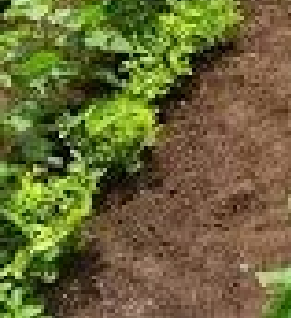
#> input picture Cropped segment.png, 291 x 318 px
$ python Q6_Q7_TotalLeastSquares.py
#> lines starting #> are read from the running program, lines starting #| are printed output that depends on the picture; after the words box and inside, x2 and y2 are one past the last pixel; in counts of white or black regions, pixels touching at a corner belong together
import cv2 as cv, numpy as np, matplotlib.pyplot as plt
e = cv.Canny(cv.imread('Cropped segment.png', 0), 550, 690)
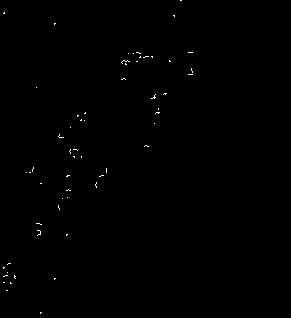
#> e: shape (318, 291); 0.24% white in thin lines or dots, all inside (x1, y1, x2, y2) = (3, 0, 193, 314)
y, x = np.where(e != 0)
#> y = 224 values from 0 to 313; x = 224 values, max 192 at index 18, min 3 at index 3, mean 92.95
xm, ym = np.mean(x), np.mean(y)
#> xm = 92.95; ym = 144.4
_, _, vt = np.linalg.svd(np.column_stack([x - xm, y - ym]), full_matrices=False)
#> vt = [[-0.543, 0.84], [0.84, 0.543]]
m = vt[0][1] / vt[0][0]; b = ym - m * xm; xl = np.array([x.min(), x.max()])
#> after `m = vt[0][1] / vt[0][0]`: m = -1.55
#> after `b = ym - m * xm`: b = 288.2
#> after `xl = np.array([x.min(), x.max()])`: xl = [3, 192]
plt.scatter(x, y, s=2, alpha=0.3); plt.plot(xl, m * xl + b, 'b-', lw=2)
plt.gca().invert_yaxis(); plt.title('Q6-Q7 TLS'); plt.show()
#> after `plt.gca().invert_yaxis()`:
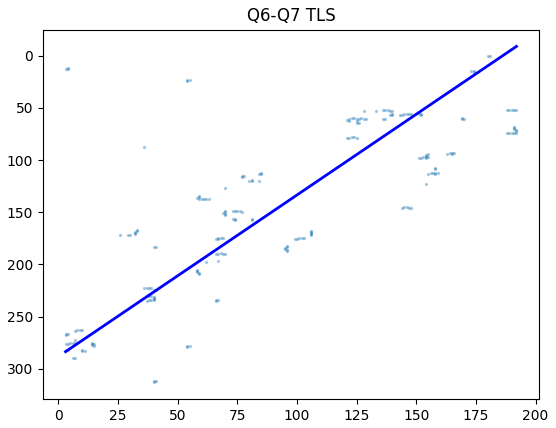
#> figure drawn by matplotlib, 1 panel
print(f'Q7 angle = {np.degrees(np.arctan(m)):.2f} deg')
#| Q7 angle = -57.13 deg
